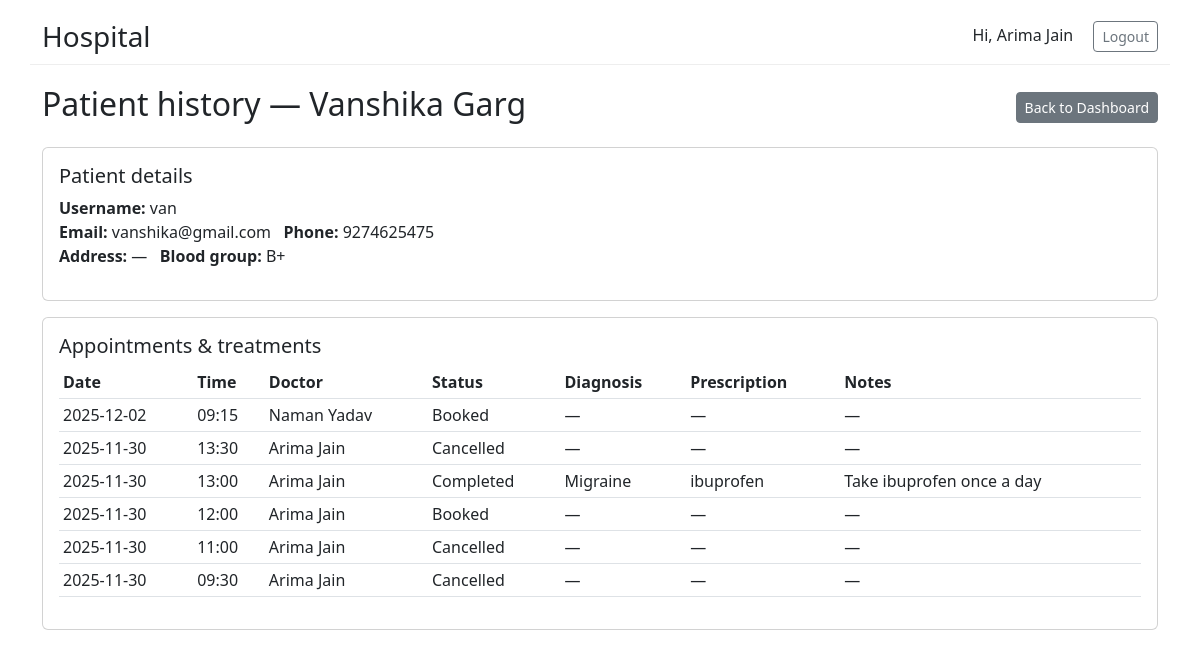
Before: /doctor/patient/1 (signed in) with the older database file.
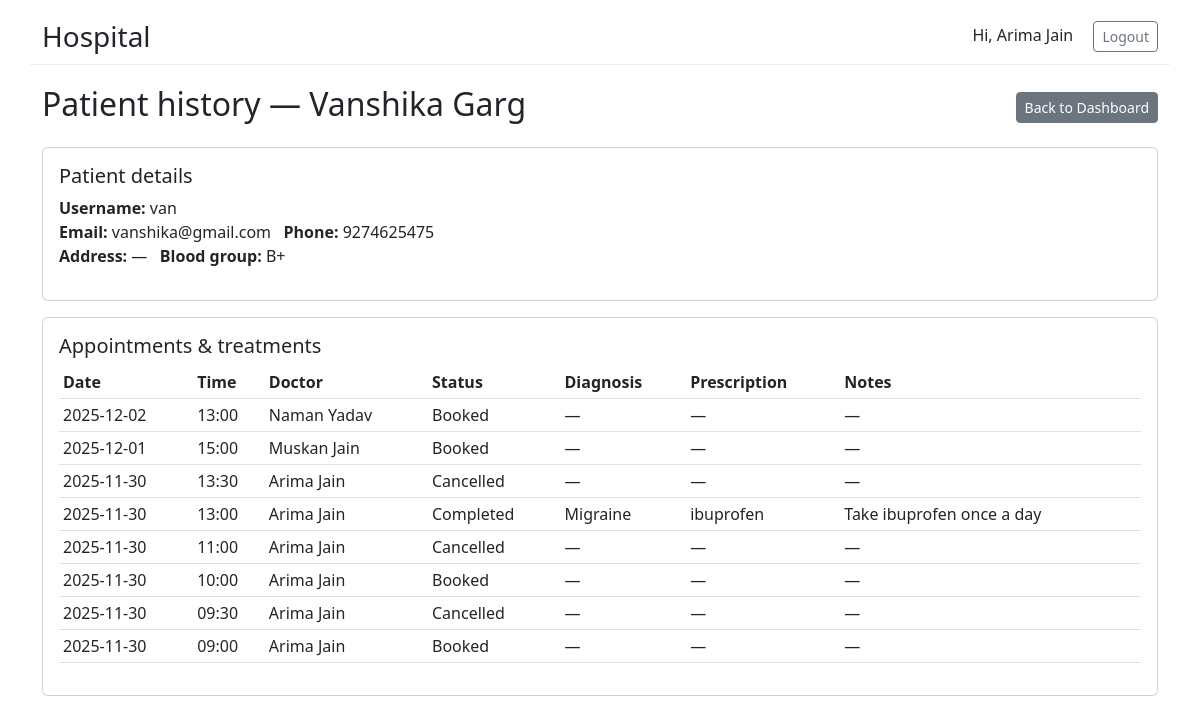
After: the same page with the newer database file.
### tables this page shows
CREATE TABLE users (
            id INTEGER PRIMARY KEY AUTOINCREMENT,
            username TEXT UNIQUE NOT NULL,
            password_hash TEXT NOT NULL,
            role TEXT NOT NULL CHECK(role IN ('admin','doctor','patient')),
            full_name TEXT,
            email TEXT,
            phone TEXT,
            is_active INTEGER DEFAULT 1
        );

CREATE TABLE appointments (
            id INTEGER PRIMARY KEY AUTOINCREMENT,
            patient_id INTEGER NOT NULL,
            doctor_id INTEGER NOT NULL,
            date TEXT NOT NULL,             -- YYYY-MM-DD
            time TEXT NOT NULL,             -- HH:MM (start)
            end_time TEXT,                  -- HH:MM (end)
            status TEXT NOT NULL DEFAULT 'Booked' CHECK(status IN ('Booked','Completed','Cancelled')),
            created_at TEXT NOT NULL,
            FOREIGN KEY(patient_id) REFERENCES patients(id),
            FOREIGN KEY(doctor_id) REFERENCES doctors(id)
        );

CREATE TABLE treatments (
            id INTEGER PRIMARY KEY AUTOINCREMENT,
            appointment_id INTEGER UNIQUE NOT NULL,
            diagnosis TEXT,
            prescription TEXT,
            notes TEXT,
            FOREIGN KEY(appointment_id) REFERENCES appointments(id)
        );

### app.py (the view)
@app.route("/doctor/patient/<int:patient_id>")
@login_required(role="doctor")
def doctor_view_patient(patient_id):
    db = get_db()
    user_id = session["user_id"]
    doc = db.execute("SELECT * FROM doctors WHERE user_id = ?", (user_id,)).fetchone()
    if not doc:
        flash("Doctor not found.", "danger")
        return redirect(url_for("logout"))
    patient = db.execute("""
        SELECT p.id AS patient_internal_id, u.id AS user_id, u.username, u.full_name, u.email, u.phone,
               p.address, p.blood_group, p.emergency_contact
        FROM patients p
        JOIN users u ON p.user_id = u.id
        WHERE p.id = ?
    """, (patient_id,)).fetchone()
    if not patient:
        flash("Patient not found.", "danger")
        return redirect(url_for("doctor_dashboard"))
    appointments = db.execute("""
        SELECT t.id AS treatment_id, t.diagnosis, t.prescription, t.notes,
               a.date AS appt_date, a.time AS appt_time, a.status,
               u2.full_name AS doctor_name
        FROM appointments a
        LEFT JOIN treatments t ON t.appointment_id = a.id
        LEFT JOIN doctors d2 ON a.doctor_id = d2.id
        LEFT JOIN users u2 ON d2.user_id = u2.id
        WHERE a.patient_id = ?
        ORDER BY a.date DESC, a.time DESC
    """, (patient_id,)).fetchall()
    return render_template("doctor_view_patient.html", patient=patient, appointments=appointments)

### app.py (called while the page is built, shortened)
def get_db():
    if "db" not in g:
        g.db = sqlite3.connect(DB_PATH, detect_types=sqlite3.PARSE_DECLTYPES)
        g.db.row_factory = sqlite3.Row
    return g.db

def login_required(role=None):
    from functools import wraps
    def decorator(f):
        @wraps(f)
        def wrapped(*args, **kwargs):
            if "user_id" not in session:
                return redirect(url_for("login"))
            return f(*args, **kwargs)
        return wrapped
    return decorator

### templates/doctor_view_patient.html
{% extends "base.html" %}
{% block content %}
<div class="d-flex justify-content-between align-items-center mb-3">
  <h2>Patient history — {{ patient.full_name }}</h2>
  <div><a href="{{ url_for('doctor_dashboard') }}" class="btn btn-secondary btn-sm">Back to Dashboard</a></div>
</div>
<div class="card mb-3 p-3">
  <h5>Patient details</h5>
  <p>
    <strong>Username:</strong> {{ patient.username }}<br>
    <strong>Email:</strong> {{ patient.email or '—' }} &nbsp;
    <strong>Phone:</strong> {{ patient.phone or '—' }} <br>
    <strong>Address:</strong> {{ patient.address or '—' }} &nbsp;
    <strong>Blood group:</strong> {{ patient.blood_group or '—' }}
  </p>
</div>
<div class="card">
  <div class="card-body">
    <h5 class="card-title">Appointments & treatments</h5>
    {% if appointments %}
      <table class="table table-sm">
        <thead>
          <tr><th>Date</th><th>Time</th><th>Doctor</th><th>Status</th><th>Diagnosis</th><th>Prescription</th><th>Notes</th></tr>
        </thead>
        <tbody>
          {% for a in appointments %}
            <tr>
              <td>{{ a.appt_date }}</td>
              <td>{{ a.appt_time }}</td>
              <td>{{ a.doctor_name }}</td>
              <td>{{ a.status }}</td>
              <td>{{ a.diagnosis or '—' }}</td>
              <td>{{ a.prescription or '—' }}</td>
              <td>{{ a.notes or '—' }}</td>
            </tr>
          {% endfor %}
        </tbody>
      </table>
    {% else %}
      <div class="alert alert-info">No history available.</div>
    {% endif %}
  </div>
</div>
{% endblock %}

### templates/base.html (shortened to what this page needs)
<!doctype html>
<html lang="en">
  <head>
    <link href="https://cdn.jsdelivr.net/npm/bootstrap@5.3.0/dist/css/bootstrap.min.css" rel="stylesheet">
  </head>
  <body>
    <div class="container site-header">
      <div class="d-flex justify-content-between align-items-center">
        <h3 class="mb-0"><a href="{{ url_for('index') }}" class="text-decoration-none text-dark">Hospital</a></h3>
        <div>
          {% if session.get('user_id') %}
            <span class="me-3">Hi, {{ session.get('full_name') or '' }}</span>
            <a href="{{ url_for('logout') }}" class="btn btn-outline-secondary btn-sm">Logout</a>
          {% else %}
            <a href="{{ url_for('login') }}" class="btn btn-primary btn-sm">Login</a>
          {% endif %}
        </div>
      </div>
    </div>
    <main class="container">
      {% block content %}{% endblock %}
    </main>
  </body>
</html>

Changed rows visible on the page:
now on one of the page's lists (row unchanged): users: appt_date "2025-11-30", appt_time "09:00", doctor_name "Arima Jain", status "Booked"
computed for users "Arima Jain": appt_time "12:00" → "11:00"; status "Booked" → "Cancelled"; appt_time "11:00" → "10:00"; status "Cancelled" → "Booked"
changed through a linked row, users "Naman Yadav": appt_time "09:15" → "13:00"
now on this page (row unchanged): users: appt_date "2025-12-01", appt_time "15:00", doctor_name "Muskan Jain", status "Booked", diagnosis "—", prescription "—", notes "—"
